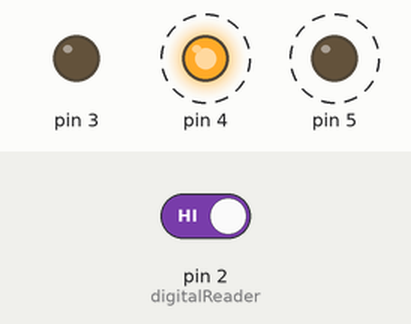
A sketch run on a simulated Arduino Uno, built with avr-gcc and run on an emulated ATmega328P. Shown: output pins drawn as LEDs (lit = HIGH). Dashed ring = blinking. Inputs (shaded band) come from the test bench; at power-on: pin 2 (digitalReader) HIGH.

Above: at 1.8 s.
1.9 s: pin 2 (digitalReader) driven LOW
At 3.0 s:
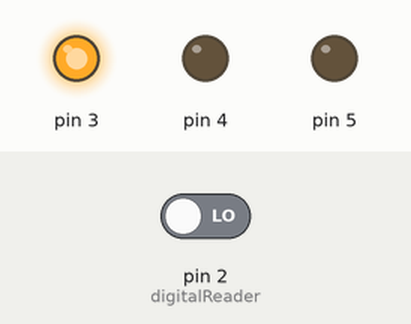
3.5 s: pin 2 (digitalReader) driven HIGH
At 3.62 s:
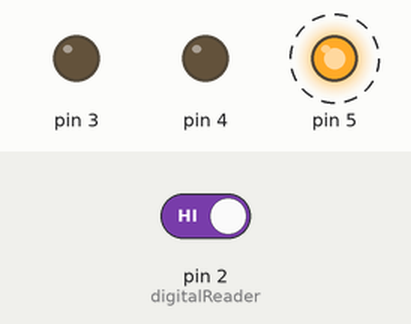
Timing chart, 0 to 12.5 s (numbered marks = the images above; inputs shaded):
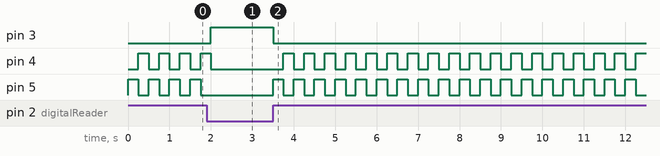

The sketch:

_02_SKPROJECT_SpaceshipInterface.ino
```cpp
int switchState = 0;

void setup() {
  // put your setup code here, to run once:
  pinMode(3, OUTPUT);
  pinMode(4, OUTPUT);
  pinMode(5, OUTPUT);
  pinMode(2, INPUT); //digitalReader
}

void loop() {
  // put your main code here, to run repeatedly:
  switchState = digitalRead(2);

  if(switchState == 0){ //Switch is not been pushed

    digitalWrite(3, HIGH); // Green LED
    digitalWrite(4, LOW); //Red LED
    digitalWrite(5, LOW); //Red LED

  }else{ //  Switch has been pushed

    digitalWrite(3, LOW);

    digitalWrite(4, LOW);
    digitalWrite(5, HIGH);

    delay(250);

    digitalWrite(4, HIGH);
    digitalWrite(5, LOW);

    delay(250);
  }

}
```

Measured:
- after the input at 1.9 s, pin 3: LOW → HIGH after 0.10 s; pin 4: goes on until 2.0 s, then stays LOW; pin 5: stops changing and stays LOW
- after the input at 3.5 s, pin 3: HIGH → LOW at once; pin 4: alternates HIGH for 0.25 s and LOW for 0.25 s, starting after 0.25 s; pin 5: alternates HIGH for 0.25 s and LOW for 0.25 s, starting at once
- by itself, pin 4, pin 5: alternates HIGH for 0.25 s and LOW for 0.25 s
